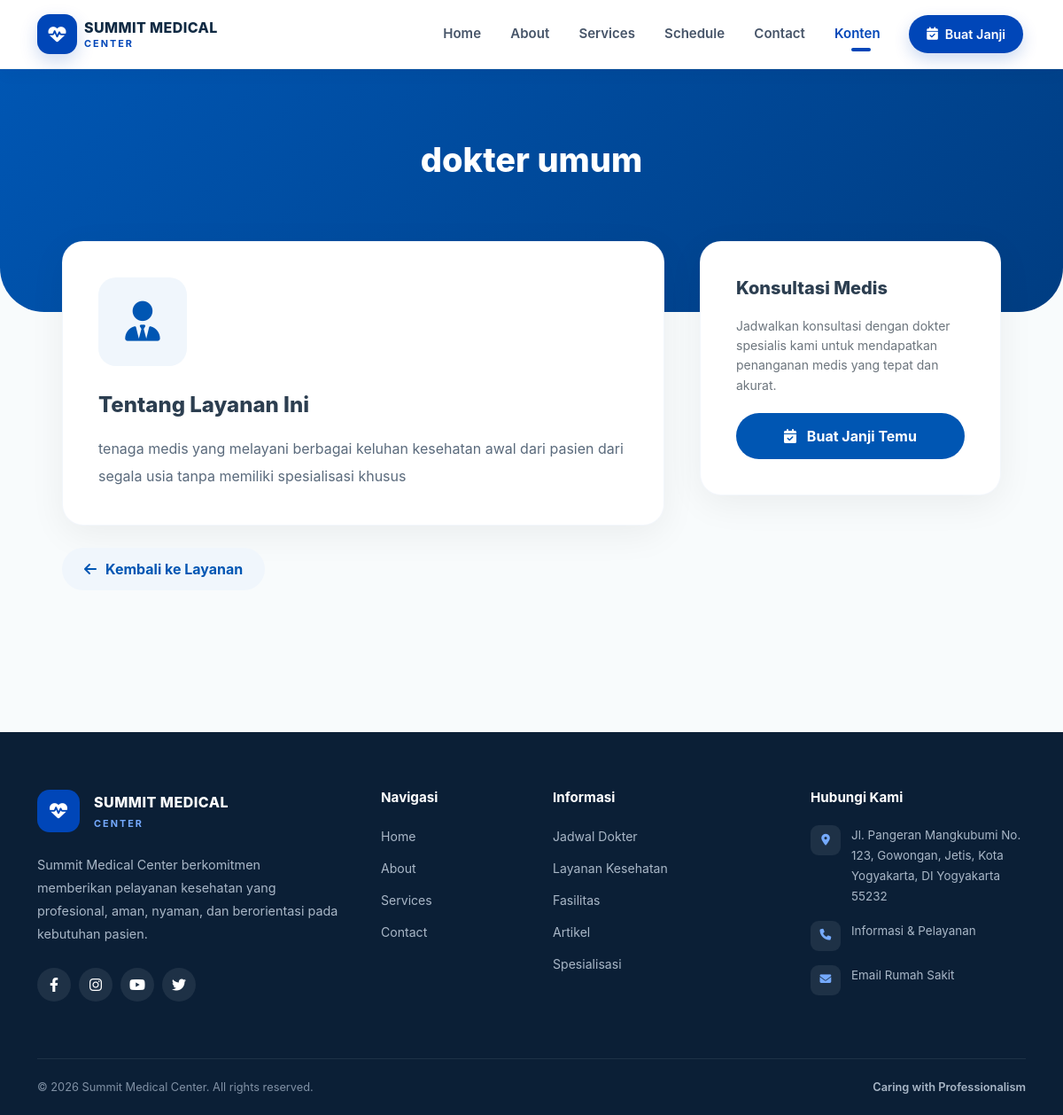
The app's page /index.php/specialties/detail/5 with its own data.
### tables this page shows
CREATE TABLE `specialties` (
  `id` int(10) UNSIGNED NOT NULL,
  `name` varchar(150) NOT NULL,
  `description` text DEFAULT NULL,
  `icon` varchar(100) DEFAULT NULL,
  `status` tinyint(1) NOT NULL DEFAULT 1,
  `created_at` datetime NOT NULL DEFAULT current_timestamp(),
  `updated_at` datetime DEFAULT NULL ON UPDATE current_timestamp()
);

### application/controllers/Specialties.php (called while the page is built, shortened)
<?php
class Specialties extends CI_Controller
{
    public function __construct()
    {
        $this->load->model('Specialty_model');
    }
    public function detail($id)
    {
        $data['specialty'] = $this->Specialty_model->getSpecialtyById($id);
        $data['title'] = $data['specialty']->name;
        $this->load->view('templates/header', $data);
        $this->load->view('templates/navbar');
        $this->load->view('specialties/detail', $data);
        $this->load->view('templates/footer');
    }
}

### index.php (called while the page is built, shortened)
<?php
require_once BASEPATH.'core/CodeIgniter.php';

### application/models/Specialty_model.php (called while the page is built, shortened)
<?php
class Specialty_model extends CI_Model
{
    private $table = 'specialties';
    public function getSpecialtyById($id)
    {
        return $this->db->get_where($this->table, ['id' => $id])->row();
    }
}

### application/views/specialties/detail.php (the view, shortened to what this page needs)
<div class="spec-detail-hero">
    <div class="container">
        <h1><?= htmlspecialchars($specialty->name ?? 'Detail Layanan'); ?></h1>
    </div>
</div>
<div class="spec-detail-container">
    <div class="spec-main-content">
        <div class="spec-card-white">
            <div class="spec-icon-large">
                <i class="<?= !empty($specialty->icon) ? $specialty->icon : 'fas fa-briefcase-medical'; ?>"></i>
            </div>
            <h2 style="font-size:24px; font-weight:800; color:#2c3e50; margin-bottom: 20px;">Tentang Layanan Ini</h2>
            <div class="spec-body-text">
                <?php
                    if (!empty($specialty->description)) {
                        echo nl2br(htmlspecialchars($specialty->description));
                    } elseif (!empty($specialty->content)) {
                        echo $specialty->content;
                    } else {
                        echo '<p>Informasi detail mengenai layanan ini belum ditambahkan.</p>';
                    }
                ?>
            </div>
        </div>
        <a href="<?= site_url('specialties'); ?>" class="btn-back-spec">
            <i class="fas fa-arrow-left"></i> Kembali ke Layanan
        </a>
    </div>
    <div class="spec-sidebar-content">
        <div class="spec-card-white sidebar-widget">
            <h3>Konsultasi Medis</h3>
            <p>Jadwalkan konsultasi dengan dokter spesialis kami untuk mendapatkan penanganan medis yang tepat dan akurat.</p>
            <a href="<?= site_url('schedule'); ?>" class="btn-floating-action">
                <i class="fas fa-calendar-check me-2"></i> Buat Janji Temu
            </a>
        </div>
    </div>
</div>

### assets/css/style.css (style rules this page uses)
:root { --primary: #0046b8; --primary-dark: #00358f; --primary-light: #eaf2ff; --text-dark: #102a43; --text-muted: #64748b; --bg-light: #f7f9fc; --border: #e8edf4; --radius-sm: 12px; --radius-md: 18px; --radius-lg: 25px; --shadow-sm: 0 5px 20px rgba(15, 23, 42, 0.05); --shadow-md: 0 12px 35px rgba(15, 23, 42, 0.08); }
html { scroll-behavior: smooth; }
body { margin: 0; padding: 0; background-color: #ffffff; color: var(--text-dark); font-family: -apple-system, BlinkMacSystemFont, "Segoe UI", Roboto, Helvetica, Arial, sans-serif; overflow-x: hidden; }
a { transition: all 0.3s ease; }

### assets/css/news.css (style rules this page uses)
body { background-color: #f8fbfc; }

### application/views/specialties/detail.php (style rules this page uses)
body { background-color: #f8fbfc; overflow-x: hidden; }
.spec-detail-hero { background: linear-gradient(135deg, #0056b3 0%, #003d82 100%); padding: 80px 20px 140px; text-align: center; border-radius: 0 0 50px 50px; color: #ffffff; margin-bottom: -80px; position: relative; z-index: 1; opacity: 0; animation: fadeSlideDownSpec 0.8s ease-out forwards; }
.spec-detail-hero h1 { font-size: 38px; font-weight: 800; }
.spec-detail-container { position: relative; z-index: 2; max-width: 1100px; margin: 0 auto; padding: 0 20px 80px; display: grid; grid-template-columns: 2fr 1fr; gap: 40px; }
.spec-main-content { opacity: 0; animation: slideInLeftSpec 0.8s ease-out 0.2s forwards; }
.spec-sidebar-content { opacity: 0; animation: slideInRightSpec 0.8s ease-out 0.4s forwards; }
.spec-card-white { background: #ffffff; border-radius: 24px; padding: 40px; box-shadow: 0 10px 40px rgba(0, 0, 0, 0.06); border: 1px solid rgba(0, 86, 179, 0.05); }
.spec-icon-large { width: 100px; height: 100px; background: #f0f6fc; color: #0056b3; border-radius: 20px; display: flex; align-items: center; justify-content: center; font-size: 45px; margin-bottom: 30px; }
.spec-body-text { color: #5a6a7c; font-size: 16px; line-height: 1.9; }
.btn-back-spec { display: inline-flex; align-items: center; margin-top: 25px; color: #0056b3; font-weight: 700; text-decoration: none; padding: 12px 25px; background: #f0f6fc; border-radius: 30px; transition: all 0.3s ease; }
.btn-back-spec i { margin-right: 10px; transition: transform 0.3s ease; }
.sidebar-widget h3 { font-size: 20px; font-weight: 800; color: #2c3e50; margin-bottom: 20px; }
.sidebar-widget p { color: #6c757d; font-size: 14px; line-height: 1.6; margin-bottom: 20px; }
.btn-floating-action { display: block; text-align: center; background: #0056b3; color: #ffffff; padding: 14px 20px; border-radius: 30px; font-weight: 700; text-decoration: none; animation: floatingBtn 3s ease-in-out infinite; transition: background 0.3s ease; }

### records on screen
specialties: name "dokter umum", description "tenaga medis yang melayani berbagai keluhan kesehatan awal dari pasien dari segala usia tanpa memiliki spesialisasi khusus"
